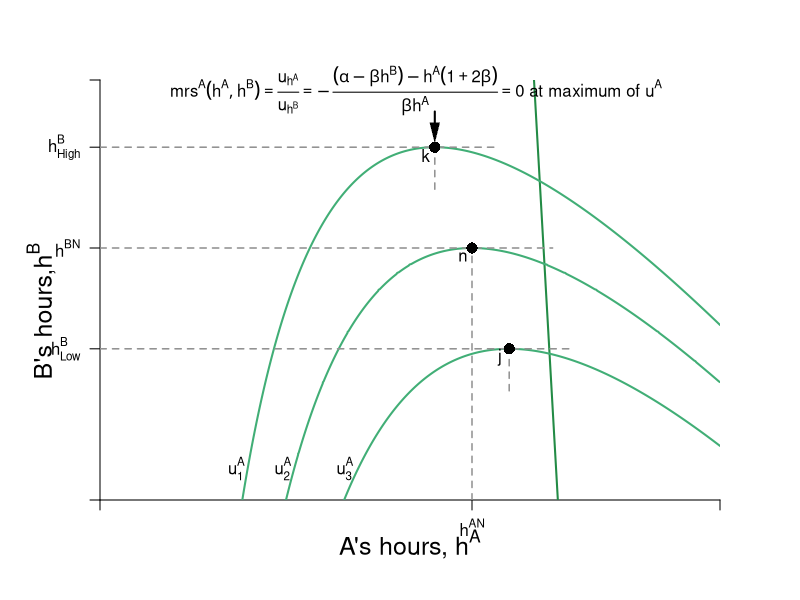

The R source for this figure:
require(shape)
pdf(file = "coordination_failures/coordination_indiff_brf.pdf", width = 9, height = 7)

#Set parameters for graphics
axislabelsize <- 1.5
graphlinewidth <- 2
segmentlinewidth <- 1.5

COL <- c("#7fc97f", "#beaed4", "#fdc086", "#ffff99", "#386cb0", "#f0027f", "#bf5b17", "#666666")
COLA <- c("#99d8c9","#66c2a4","#41ae76", "#238b45", "#005824")
COLB <- c("#4eb3d3", "#2b8cbe", "#0868ac","#084081")
Grays <- gray.colors(25, start =1, end = 0)

par(mar =  c(5, 5, 4, 4))

# uA <- function(ea, eb, alpha = 16, beta = 1/24) {
#   alpha*(1 - beta*eb)*ea - 0.5*(ea)^2
# }

uA <- function(ea, eb, alpha = 30, beta = 1/2) {
  (alpha - beta*(ea + eb))*ea - 0.5*(ea)^2
}

hANE <- function(alpha, beta = 1/2){
  alpha/(1 + 3*beta)
}

brfA <- function(ea, alpha = 30, beta = 1/2) {
  (alpha - ea*(1 + 2*beta))/(beta)
}

# brfA <- function(ea, alpha = 16, beta = 1/24) {
#   (alpha - ea)/(alpha * beta)
# }


xlims <- c(0, 20)
ylims <- c(0, 20)

npts <- 501 
x <- seq(xlims[1], xlims[2], length.out = npts)
y <- seq(ylims[1], ylims[2], length.out = npts) 
a <- c(uA(10.8, brfA(10.8)), 
       uA(hANE(alpha = 30, beta = 1/2), hANE(alpha = 30, beta = 1/2)), 
       uA(13.2, brfA(13.2))
)

plot(0, 0, xlim = xlims, ylim = ylims, type = "n",
     xlab = expression(paste("")),
     ylab = expression(paste("")), 
     xaxt = "n", 
     yaxt = "n", 
     cex.lab = axislabelsize, 
     bty = "n",
     xaxs="i", 
     yaxs="i")

# ticksy <- seq(from = 0, to = ylims[2], by = 2)
# ylabels <- seq(from = 0, to = ylims[2], by = 2)
# ticksx <- seq(from = 0, to = xlims[2], by = 2)
# xlabels <- seq(from = 0, to = xlims[2], by = 2)
ticksy <- c(0,  brfA(13.2), 12,  brfA(10.8), ylims[2])
ylabels <- c(NA, expression(paste(h[Low]^B)), expression(paste(h^{BN})), expression(paste(h[High]^B)), NA)
ticksx <- c(0, 12,  xlims[2])
xlabels <- c(NA, expression(paste(h^{AN})), NA)


axis(1, at = ticksx, pos = 0, labels = xlabels)
axis(2, at = ticksy, pos = 0, labels = ylabels, las = 1)

npts <- 500 
xx1 <- seq(xlims[1], xlims[2], length.out = npts)
lines(xx1, brfA(xx1, alpha = 16, beta = 1/24), col = COLA[4], lwd = graphlinewidth)


contour(y, x, 
        outer(x, y, uA),
        drawlabels = FALSE,
        col = COLA[3],
        lwd = graphlinewidth,
        levels = a, 
        xaxs="i", 
        yaxs="i", 
        add = TRUE) 

text(0.5*xlims[2], -2.1, expression(paste("A's hours, ", h^A)), xpd = TRUE, cex = axislabelsize)
text(-1.9, 9, expression(paste("B's hours,", h^B)), xpd = TRUE, cex = axislabelsize, srt = 90) 

#Label the iso-welfare functions for the A
text(4.4, 1.5, expression(u[1]^A))
text(5.9, 1.5, expression(u[2]^A))
text(7.9, 1.5, expression(u[3]^A))

#Label Nash Equilibrium 
segments(0, 12, 14.6, 12, lty = 2, col = Grays[18], lwd = segmentlinewidth)
segments(12, 0, 12, 12, lty = 2, col = Grays[18], lwd = segmentlinewidth)
points(12, 12, pch = 16, col = "black", cex = 1.5)
#text(11.3, 10.1, expression(paste("Nash Equilibrium")))
text(12 - 0.3, 12 - 0.4, expression(paste("n")))



segments(0,  brfA(13.2),  13.2 + 2,  brfA(13.2), lty = 2, col = Grays[18], lwd = segmentlinewidth)
segments(13.2,  brfA(13.2) - 2,  13.2,  brfA(13.2), lty = 2, col = Grays[18], lwd = segmentlinewidth)
points(13.2, brfA(ea = 13.2), pch = 16, col = "black", cex = 1.5)
text(13.2 - 0.3, brfA(ea = 13.2) - 0.4, expression(paste("j")))

segments(0, brfA(10.8), 10.8 + 2, brfA(10.8), lty = 2, col = Grays[18], lwd = segmentlinewidth)
segments(10.8, brfA(10.8) - 2, 10.8, brfA(10.8), lty = 2, col = Grays[18], lwd = segmentlinewidth)
points(10.8, brfA(10.8), pch = 16, col = "black", cex = 1.5)
text(10.8 - 0.3, brfA(10.8) - 0.4, expression(paste("k")))

text(10.2, 19.5, expression(paste(mrs^{A}*(list(h^A, h^B)) == frac(u[h^A], u[h^B]), phantom() == -frac((alpha - beta*h^B) - h^A*(1 + 2*beta), beta*h^A), phantom() == 0, " at maximum of ", u^A)), xpd = TRUE)
Arrows(10.8, 18.5, 10.8, 17.5, col = "black", lty = 1, lwd = 2, arr.type = "triangle", arr.lwd = 0.5)



dev.off()
